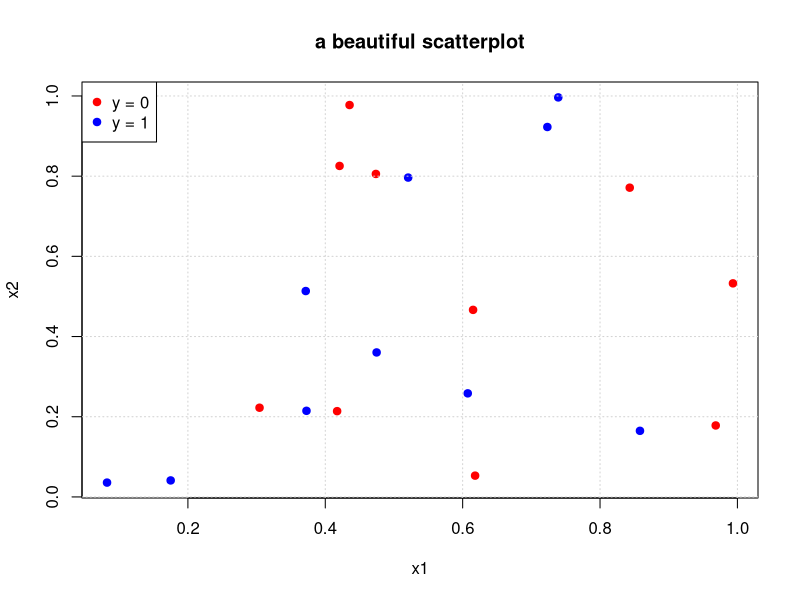

Generate this figure with R:
set.seed(22)

x1 = runif(20)
x2 = runif(20)
y = sample(c(0,1), 20, prob = rep(0.5,2), replace = T)
y = factor(y)

plot(x1, x2, col = c("red","blue"), pch = 19, main = "a beautiful scatterplot", xlab = "x1", ylab = "x2")
grid()
legend("topleft", paste( "y =", levels(y)), col = c("red","blue"), pch = 19, bg = "white")
